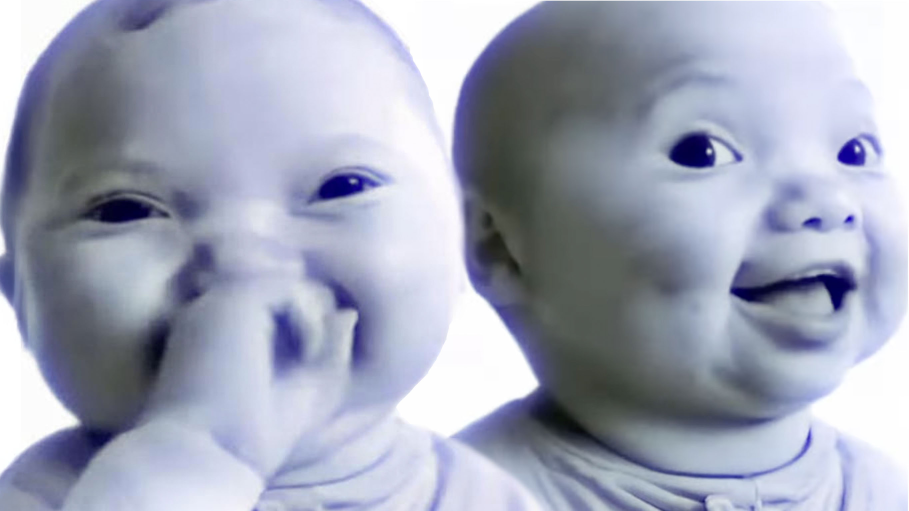
#> input picture software/baby.jpg, 2726 x 1532 px (shown at 1/3 size)
$ python image_to_sdram.py baby.jpg image_data.c
#> lines starting #> are read from the running program, lines starting #| are printed output that depends on the picture
#!/usr/bin/env python3
"""
Image to SDRAM Framebuffer Converter
======================================
Converts any image to a 320x240 grayscale 4-bit C source file.
The array is marked for placement at a fixed SDRAM address via a linker section.

Usage:
    python image_to_sdram.py <input_image> [output.c]

Example:
    python image_to_sdram.py baby.jpg image_data.c

Requirements:
    pip install Pillow numpy
"""

import sys
import os
from PIL import Image
import numpy as np

TARGET_WIDTH  = 320
TARGET_HEIGHT = 240
FB_SIZE       = TARGET_WIDTH * TARGET_HEIGHT   # 76800

# Core 2 SDRAM region: 0x200000 to 0x3FFFFF (2MB)
# Place framebuffer at the top to avoid collision with code/heap
SDRAM_BASE    = 0x200000
SDRAM_LENGTH  = 0x200000   # 2MB
FB_BASE_ADDR  = SDRAM_BASE + SDRAM_LENGTH - FB_SIZE  # 0x3ED000

def convert_image(input_path, output_path=None):
#> called with input_path = 'baby.jpg', output_path = 'image_data.c'
    if output_path is None:
        base = os.path.splitext(os.path.basename(input_path))[0]
        output_path = base + "_sdram.c"

    print(f"Loading image: {input_path}")
    img = Image.open(input_path)
#> img is the input picture: PIL image 2726x1532 RGB; mean R, G, B 160.7, 165.6, 183.5
    img = img.convert("L")
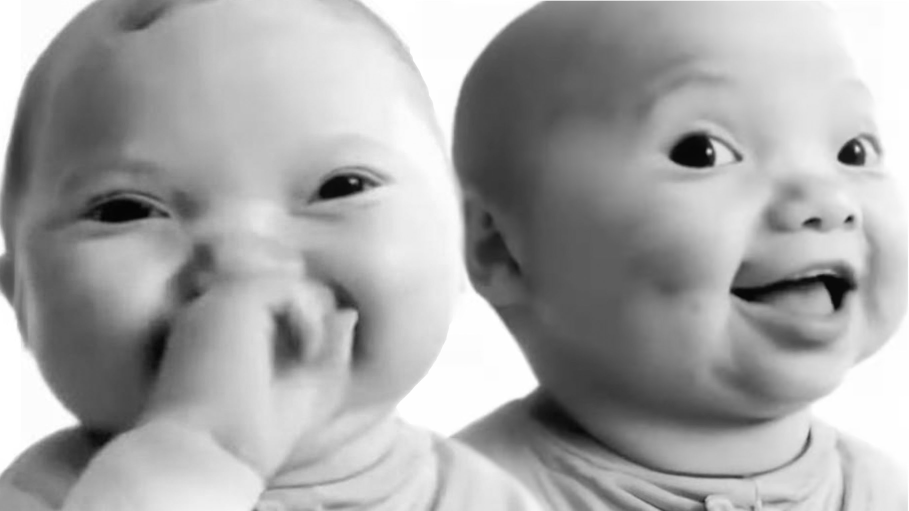
#> img: PIL image 2726x1532 L (shown at 1/3 size); min 3, max 255, mean 166.2
    print(f"Original size: {img.width}x{img.height}")
#| Original size: 2726x1532

    img = img.resize((TARGET_WIDTH, TARGET_HEIGHT), Image.LANCZOS)
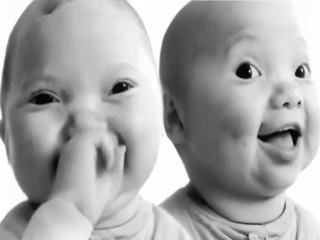
#> img: PIL image 320x240 L; min 3, max 255, mean 166.2
    print(f"Resized to: {TARGET_WIDTH}x{TARGET_HEIGHT}")

    pixels = np.array(img, dtype=np.uint8)
    pixels_4bit = (pixels >> 4).astype(np.uint8)
    flat = pixels_4bit.flatten()

    print(f"Total pixels: {FB_SIZE}")
    print(f"Value range:  {flat.min()} - {flat.max()}")
#| Value range:  0 - 15
    print(f"SDRAM address: 0x{FB_BASE_ADDR:08X}")

    array_name = os.path.splitext(os.path.basename(output_path))[0].replace("-","_").replace(" ","_")

    # Write .c file — array placed in custom linker section ".sdram_framebuffer"
    with open(output_path, "w") as f:
        f.write("/*\n")
        f.write(f" * SDRAM Framebuffer Image Data\n")
        f.write(f" * Source     : {os.path.basename(input_path)}\n")
        f.write(f" * Resolution : {TARGET_WIDTH}x{TARGET_HEIGHT} (displayed 640x480 2x scaled)\n")
        f.write(f" * Format     : Grayscale 4-bit (0-15), stored as uint8_t\n")
        f.write(f" * SDRAM addr : 0x{FB_BASE_ADDR:08X}\n")
        f.write(f" * Size       : {FB_SIZE} bytes\n")
        f.write(" */\n\n")
        f.write("#include <stdint.h>\n\n")
        f.write("/* Place this array at a fixed SDRAM address via linker section */\n")
        f.write(f'__attribute__((section(".sdram_framebuffer")))\n')
        f.write(f"const uint8_t {array_name}[{FB_SIZE}] = {{\n")

        for i in range(0, FB_SIZE, 16):
            chunk = flat[i:i+16]
            line = ", ".join(f"0x{v:01X}" for v in chunk)
            if i + 16 < FB_SIZE:
                f.write(f"    {line},\n")
            else:
                f.write(f"    {line}\n")
#> this loop made 4800 passes
#> chunk on passes 3 to 5: [14, 12, 10, 9, 8, 8, 8, 8, 8, 8, 8, 7, 7, 7, 7, 7], [6, 6, 6, 6, 6, 6, 7, 7, 7, 7, 7, 7, 8, 8, 8, 9], [9, 9, 9, 9, 9, 9, 9, 10, 10, 10, 11, 11, 11, 12, 12, 12]

        f.write("};\n")

    # Write companion header
    header_path = os.path.splitext(output_path)[0] + ".h"
    with open(header_path, "w") as f:
        guard = os.path.basename(header_path).replace(".","_").upper()
        f.write(f"#ifndef {guard}\n")
        f.write(f"#define {guard}\n\n")
        f.write("#include <stdint.h>\n\n")
        f.write(f"#define FB_WIDTH       {TARGET_WIDTH}\n")
        f.write(f"#define FB_HEIGHT      {TARGET_HEIGHT}\n")
        f.write(f"#define FB_SIZE        {FB_SIZE}\n")
        f.write(f"#define FB_SDRAM_ADDR  0x{FB_BASE_ADDR:08X}UL\n\n")
        f.write(f"extern const uint8_t {array_name}[{FB_SIZE}];\n\n")
        f.write(f"#endif /* {guard} */\n")

    print(f"\nDone!")
    print(f"  C file  : {output_path}")
    print(f"  Header  : {header_path}")
    print(f"\nAdd both files to your NIOS2 Eclipse project (M2_core2 folder).")
    print(f"The array will be placed at SDRAM address 0x{FB_BASE_ADDR:08X}.")

if __name__ == "__main__":
    if len(sys.argv) < 2:
        print("Usage: python image_to_sdram.py <input_image> [output.c]")
        sys.exit(1)

    input_path = sys.argv[1]
    output_path = sys.argv[2] if len(sys.argv) > 2 else None

    if not os.path.exists(input_path):
        print(f"Error: File not found: {input_path}")
        sys.exit(1)

    convert_image(input_path, output_path)
